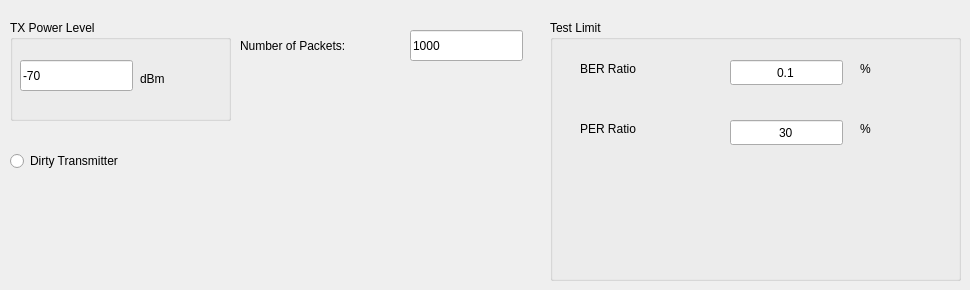
          <widget class="QWidget" name="tab_10">
           <attribute name="title">
            <string>Single Sens.</string>
           </attribute>
           <widget class="QGroupBox" name="groupBox_23">
            <property name="geometry">
             <rect>
              <x>10</x>
              <y>20</y>
              <width>221</width>
              <height>101</height>
             </rect>
            </property>
            <property name="title">
             <string>TX Power Level</string>
            </property>
            <widget class="QLineEdit" name="lineEdit_br_singlesens_txlevel">
             <property name="geometry">
              <rect>
               <x>10</x>
               <y>40</y>
               <width>113</width>
               <height>31</height>
              </rect>
             </property>
             <property name="text">
              <string>-70</string>
             </property>
            </widget>
            <widget class="QLabel" name="label_44">
             <property name="geometry">
              <rect>
               <x>130</x>
               <y>50</y>
               <width>51</width>
               <height>18</height>
              </rect>
             </property>
             <property name="text">
              <string>dBm</string>
             </property>
            </widget>
           </widget>
           <widget class="QLabel" name="label_46">
            <property name="geometry">
             <rect>
              <x>240</x>
              <y>30</y>
              <width>161</width>
              <height>31</height>
             </rect>
            </property>
            <property name="text">
             <string>Number of Packets:</string>
            </property>
           </widget>
           <widget class="QLineEdit" name="lineEdit_singlesens_numberofpackets">
            <property name="geometry">
             <rect>
              <x>410</x>
              <y>30</y>
              <width>113</width>
              <height>31</height>
             </rect>
            </property>
            <property name="text">
             <string>1000</string>
            </property>
           </widget>
           <widget class="QRadioButton" name="radioButton_brsinglesens_dirtytx">
            <property name="geometry">
             <rect>
              <x>10</x>
              <y>150</y>
              <width>191</width>
              <height>22</height>
             </rect>
            </property>
            <property name="text">
             <string>Dirty Transmitter</string>
            </property>
           </widget>
           <widget class="QGroupBox" name="groupBox_24">
            <property name="geometry">
             <rect>
              <x>550</x>
              <y>20</y>
              <width>411</width>
              <height>261</height>
             </rect>
            </property>
            <property name="title">
             <string>Test Limit</string>
            </property>
            <widget class="QLabel" name="label_47">
             <property name="geometry">
              <rect>
               <x>30</x>
               <y>40</y>
               <width>141</width>
               <height>18</height>
              </rect>
             </property>
             <property name="text">
              <string>BER Ratio</string>
             </property>
            </widget>
            <widget class="QLineEdit" name="lineEdit_br_testlimit_singlesens_per">
             <property name="geometry">
              <rect>
               <x>180</x>
               <y>100</y>
               <width>113</width>
               <height>25</height>
              </rect>
             </property>
             <property name="text">
              <string>30</string>
             </property>
             <property name="alignment">
              <set>Qt::AlignCenter</set>
             </property>
            </widget>
            <widget class="QLabel" name="label_48">
             <property name="geometry">
              <rect>
               <x>30</x>
               <y>100</y>
               <width>131</width>
               <height>18</height>
              </rect>
             </property>
             <property name="text">
              <string>PER Ratio</string>
             </property>
            </widget>
            <widget class="QLineEdit" name="lineEdit_br_testlimit_singlesens_ber">
             <property name="geometry">
              <rect>
               <x>180</x>
               <y>40</y>
               <width>113</width>
               <height>25</height>
              </rect>
             </property>
             <property name="text">
              <string>0.1</string>
             </property>
             <property name="alignment">
              <set>Qt::AlignCenter</set>
             </property>
            </widget>
            <widget class="QLabel" name="label_49">
             <property name="geometry">
              <rect>
               <x>310</x>
               <y>40</y>
               <width>41</width>
               <height>18</height>
              </rect>
             </property>
             <property name="text">
              <string>%</string>
             </property>
            </widget>
            <widget class="QLabel" name="label_50">
             <property name="geometry">
              <rect>
               <x>310</x>
               <y>100</y>
               <width>41</width>
               <height>18</height>
              </rect>
             </property>
             <property name="text">
              <string>%</string>
             </property>
            </widget>
           </widget>
          </widget>
